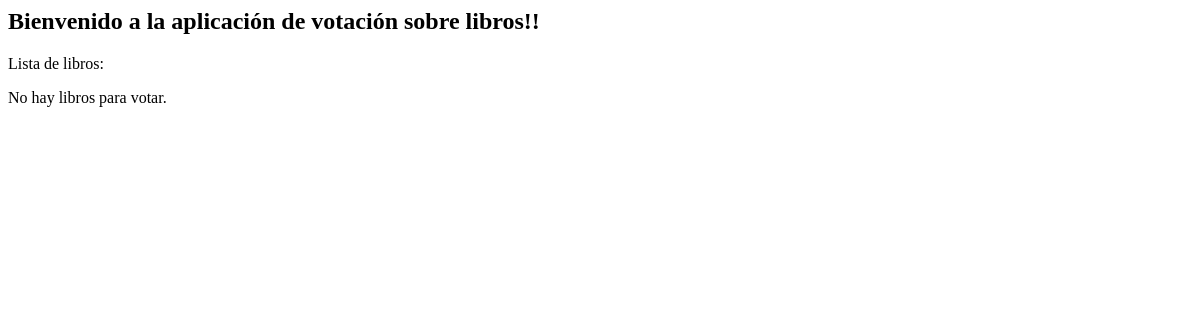
Before: / with the older database file.
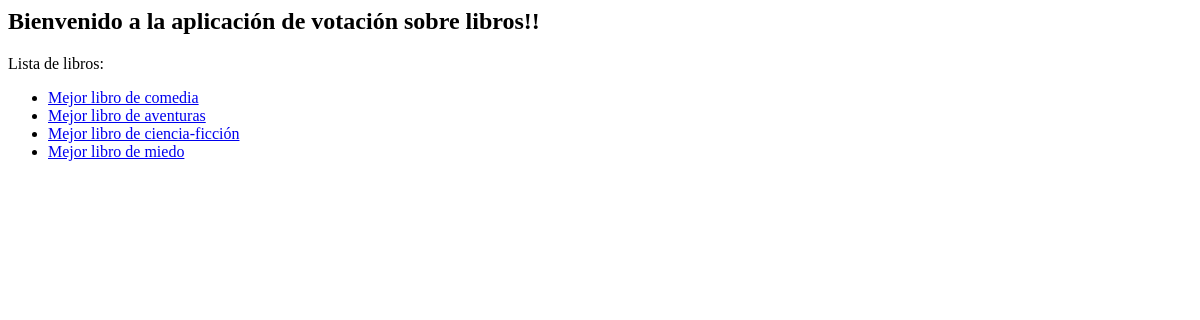
After: the same page with the newer database file.
### polls/models.py (models this page shows, shortened)
class Question(models.Model):
	question_text = models.CharField(max_length=200)
	pub_date = models.DateTimeField()
	def was_published_recently(self):
		now = timezone.now()
		return now - datetime.timedelta(days=1) <= self.pub_date <= now
	was_published_recently.admin_order_field = 'pub_date'
	was_published_recently.boolean = True
	was_published_recently.short_description = 'Published recently?'

### polls/views.py (the view)
# urls.py: url(r'^$', views.IndexView.as_view(), name='index'),
class IndexView(generic.ListView):
    template_name = 'polls/index.html'
    context_object_name = 'latest_question_list'
    def get_queryset(self):
        return Question.objects.order_by('-pub_date')[:5]

### polls/templates/polls/index.html (shortened to what this page needs)
<h2>Bienvenido a la aplicación de votación sobre libros!! </h2>
<p> Lista de libros: </p>
{% if latest_question_list %}
    <ul>
    {% for question in latest_question_list %}
		<li><a href="{% url 'polls:detail' question.id %}">{{ question.question_text }}</a></li>
    {% endfor %}
    </ul>
{% else %}
    <p>No hay libros para votar.</p>
{% endif %}

Changed rows visible on the page:
added Question: question_text "Mejor libro de comedia"
added Question: question_text "Mejor libro de aventuras"
added Question: question_text "Mejor libro de ciencia-ficción"
added Question: question_text "Mejor libro de miedo"
Other visible differences:
text no longer shown: "No hay libros para votar."
